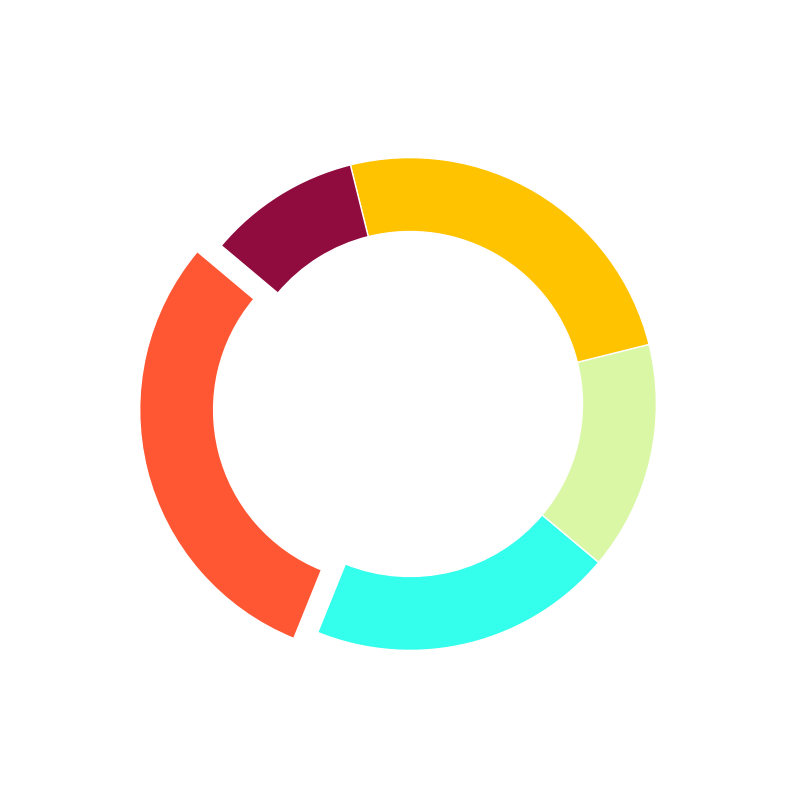

Python code for this plot:
import matplotlib.pyplot as plt
import numpy as np

distribution = np.array([30, 20, 15, 25, 10])
# New color set replacing the original colors
colors = ['#FF5733', '#33FFEC', '#DAF7A6', '#FFC300', '#900C3F']
explode = (0.1, 0, 0, 0, 0)

fig, ax = plt.subplots(figsize=(8, 8))
ax.pie(distribution, startangle=140, colors=colors, explode=explode, wedgeprops=dict(width=0.3))

plt.show()
